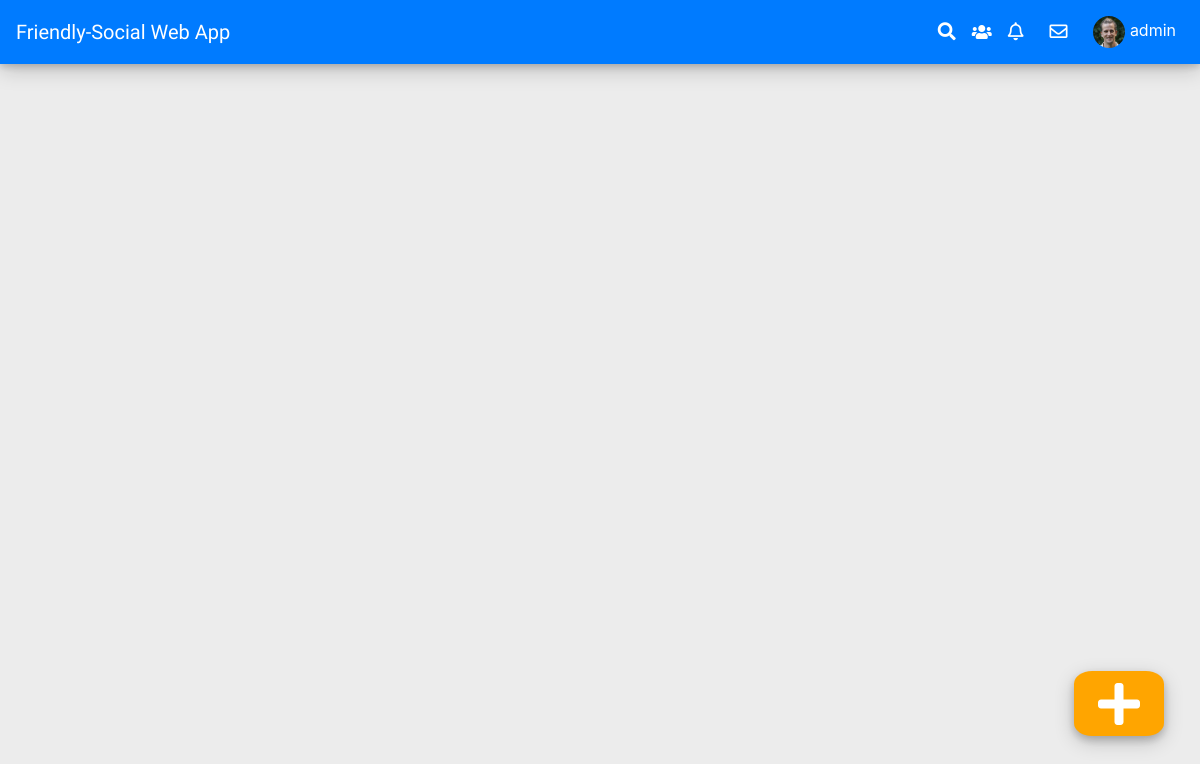
Page /home/ (signed in) on the earlier database version.
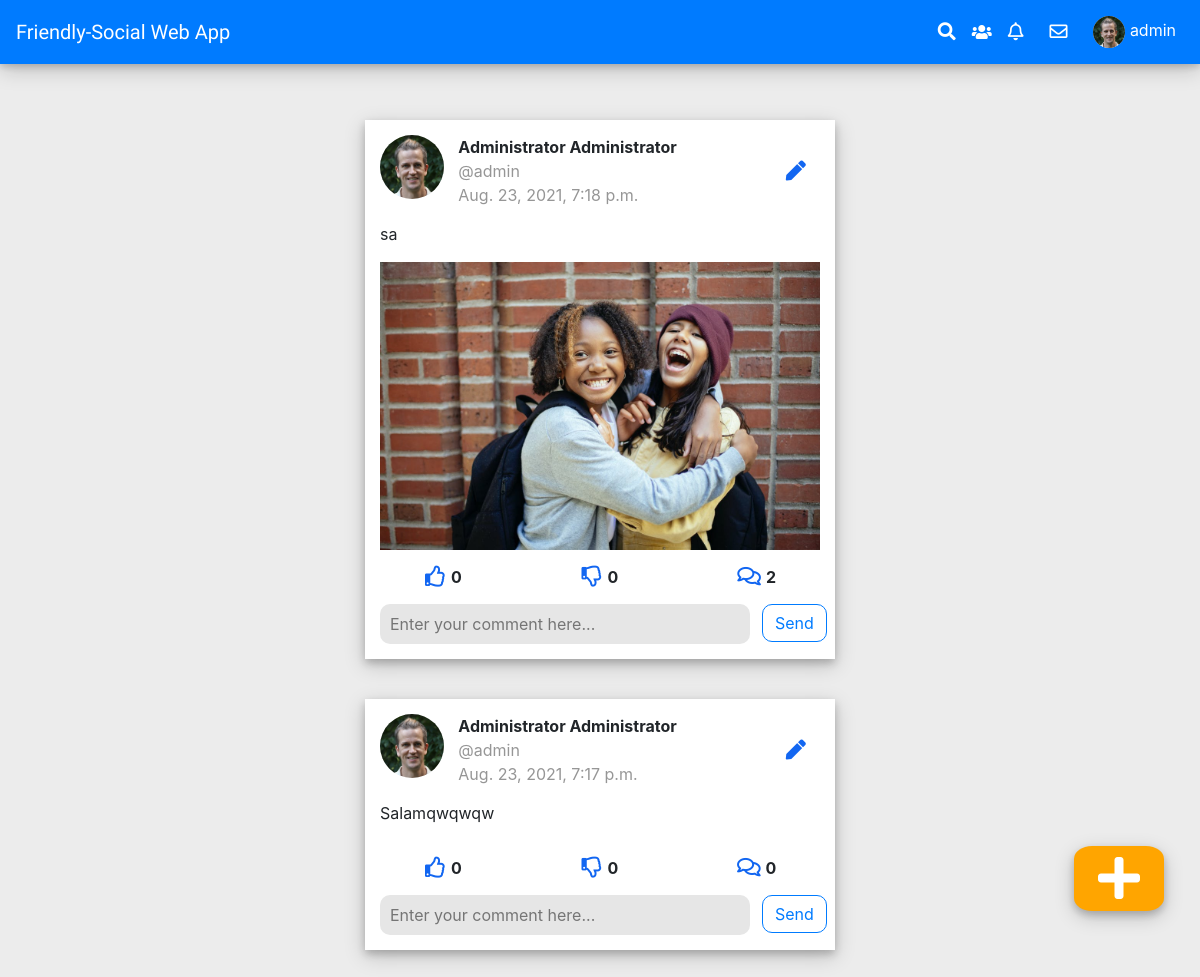
Same page on the later database version.
### profiles/models.py (models this page shows, shortened)
class User(AbstractUser):
    name = models.CharField(max_length=30, blank=True, null=True)
    surname = models.CharField(max_length=30, blank=True, null=True)
    birth_date = models.DateField(null=True, blank=True)
    email = models.EmailField()
    image = models.ImageField(blank=True, null=True, upload_to = 'profile_images')
    bio = models.TextField(max_length=1000, blank=True, null=True)
    friends = models.ManyToManyField(settings.AUTH_USER_MODEL, blank=True, related_name = 'my_friends')
    is_email_verified = models.BooleanField(default=False)
    def __str__(self):
        return self.username
    def get_profile_image(self):
        if not self.image:
            return static('images/default_image.jpg')
        return self.image.url

### post/models.py (models this page shows, shortened)
class Post(models.Model):
    description = models.CharField(max_length=500, blank=True)
    image = models.ImageField(blank=True, null=True, upload_to = 'images/')
    created_date = models.DateTimeField(default=timezone.now)
    owner_of_post = models.ForeignKey(settings.AUTH_USER_MODEL, on_delete = models.CASCADE)
    likes = models.ManyToManyField(settings.AUTH_USER_MODEL, related_name="liked_by", blank=True)
    dislikes = models.ManyToManyField(settings.AUTH_USER_MODEL, related_name="disliked_by", blank=True)

### post/views.py (the view)
# urls.py: path('', CustomListView.as_view(), name='home'),
class CustomListView(ListView):
    template_name = 'home.html'
    model = Post
    context_object_name = 'posts'
    def get_queryset(self):
        if not self.request.user.is_authenticated:
            self.template_name = 'main_page'
        else:
            if self.request.user.username == 'admin':
                return Post.objects.all().order_by('-created_date')
            else:
                merged_list = sorted(
                        chain(Post.objects.filter(owner_of_post__in= self.request.user.friends.all()), Post.objects.filter(owner_of_post = self.request.user)),
                        key=attrgetter('created_date'), reverse=True)
                return merged_list
    def get_context_data(self, **kwargs):
       context = super(CustomListView, self).get_context_data(**kwargs)
       context['commentform'] = CommentForm()
       return context

### post/forms.py
class CommentForm(forms.ModelForm):
    class Meta:
        model = Comments
        fields = ['comment']

### post/templatetags/custom_tags-2.py (called while the page is built)
@register.inclusion_tag('show_notifications2.html', takes_context=True)
def show_notifications2(context):
    request_user = context['request'].user
    notifications = Notification.objects.filter(receiver=request_user).exclude(user_has_seen=True).order_by('-date')
    return {'notifications':notifications}

### post/templatetags/custom_tags.py (called while the page is built)
@register.inclusion_tag('show_notifications.html', takes_context=True)
def show_notifications(context):
    request_user = context['request'].user
    notifications = Notification.objects.filter(receiver=request_user).exclude(user_has_seen=True).order_by('-date')
    return {'notifications':notifications}

### templates/home.html (shortened to what this page needs)
{% extends 'base.html' %}
{% load static %}
{% load custom_tags %}
{% block extra_header %}
    <link rel="stylesheet" href="https://cdnjs.cloudflare.com/ajax/libs/font-awesome/5.15.2/css/all.min.css"/>
    <link rel="stylesheet"  href=" {% static 'css/home_style.css' %}" type="text/css" />
{% endblock %}
{% block content %}
<main>
    <div class="container">
        <div  class="col mx-auto" id="main-column">
            {% for post in posts %}
                <div class="col-12 each-column">
                    <div class="row profile-row">
                        <div class="col-2">
                            <a aria-label="Profiles" href="{% url 'profiles:profile' post.owner_of_post.pk %}">
                                <img src="{{post.owner_of_post.get_profile_image}}" class="avatar avatar-xs-64 avatar-sm-64 avatar-md-64 avatar-lg-64 avatar-xl-64 avatar-xxl-128 bg-light rounded-circle text-white" alt="Circular Image">
                            </a>
                        </div>
                        <div class="col-8 p-0 ">
                            <div class="col" >
                                {% if post.owner_of_post.name %}
                                    <b>{{post.owner_of_post.name}} </b>
                                {% else %}
                                    <b></b>
                                {% endif %}
                                {% if post.owner_of_post.surname %}
                                    <b>{{post.owner_of_post.surname}} </b>
                                {% else %}
                                    <b></b>
                                {% endif %}
                                <span class="owner-username">@{{post.owner_of_post}} </span>
                            </div>
                            <div class="col post-created-date"> {{post.created_date}}</div>
                        </div>
                        <div class="col-2 edit-button">
                            {% if post.owner_of_post == user %}
                            <a  aria-label="Edit Post" href="{% url 'post:edit_post' post.pk %}"  class="col-2 edit-post" >
                                <i class="fas fa-pen"></i>
                            </a>
                            {% endif %}
                        </div>
                    </div>
                    <div class="row">
                        <div class="col-12">
                            <p>{{post.description}}</p>
                        </div>
                    </div>
                    <div class="row">
                        <div class="col-12">
                            {% if post.image %}
                                <div class="post-image">
                                    <img class="post-image-url" width="100%"  src="{{post.image.url}}" alt="Card image cap">
                                </div>
                            {% endif %}
                        </div>
                    </div>
                    <div class="row user-likes-dislikes-comments">
                        <div class="col-4 like-dislike-comment">
                            {% if user in post.likes.all %}
                                <i  id="{{post.id}}" class="fas fa-thumbs-up rate black "></i>
                            {% else %}
                                <i  id="{{post.id}}" class="far fa-thumbs-up rate white" ></i>
                            {% endif %}
                            <div class="like_count" id="{{post.id}}">
                                {{post.likes.all.count}}
                            </div>
                        </div>
                        <div class="col-4 like-dislike-comment">
                            {% if user in post.dislikes.all %}
                                <i id="{{post.id}}" class="fas fa-thumbs-down info rate_dislike black_two info" ></i>
                            {% else %}
                                <i id="{{post.id}}" class="far fa-thumbs-down rate_dislike white_two" ></i>
                            {% endif %}
                            <div class="dislike_count" id="{{post.id}}" > {{post.dislikes.all.count}} </div>
                        </div>
                        <div class="col-4 like-dislike-comment">
                            <div >
                                <i id="{{post.id}}" class="far fa-comments  textarea" ></i>
                                <div class="number_of_coms" id="{{post.id}}"   > {{post.comments_set.count}} </div>
                            </div>
                        </div>
                    </div>
                    <div class="row">
                        <div class="col comment-input"">
                            <input class="input-send-comment comment_text"   id="{{post.id}}"    name="comment" placeholder="Enter your comment here..." ></input>
                        </div>
                        <div class="send">
                            <div>
                                <button id="{{post.id}}"  type="submit" class="btn btn-outline-primary send-button">Send</button>
                            </div>
                        </div>
                    </div>
                </div>
            {% endfor %}
        </div>
    </div>
</main>
{% endblock %}

### templates/base.html (shortened to what this page needs)
{% load static %}
{% load custom_tags %}
{% load custom_tags-2 %}
<!DOCTYPE html>
<html lang="en">
<head>
	<link href="https://cdn.jsdelivr.net/npm/bootstrap@5.0.2/dist/css/bootstrap.min.css" rel="stylesheet">
	<link rel="stylesheet" href="https://stackpath.bootstrapcdn.com/bootstrap/4.5.0/css/bootstrap.min.css">
	<link rel="stylesheet" href="https://maxcdn.bootstrapcdn.com/font-awesome/4.7.0/css/font-awesome.min.css">
	<link rel="stylesheet"  href=" {% static 'css/avatar-ui-bootstrap/dist/avatar.css' %}" type="text/css" />
	<link rel="stylesheet"  href=" {% static 'css/base_style.css' %}" type="text/css" />
	{% block extra_header %}{% endblock %}
</head>
<body>
<nav class="navbar navbar-expand navbar-light bg-primary m-0">
	<a id="main" aria-label="Home" href="{% url 'post:home' %}" class="navbar-brand" id="social-web-app" >Friendly-Social Web App </a>
	<div id="navbarCollapse" class="collapse navbar-collapse justify-content-start">
		<div class="navbar-nav ml-auto">
			<div >
				<a id="new-post-button"  aria-label="New Post" href="{% url 'post:new_post' %}" >
					<i class="fas fa-plus fa-3x" ></i>
				</a>
			</div>
			<div class="nav-item dropdown">
				<a aria-label="search" href="{% url 'profiles:all_friends' %}" class="nav-link " data-toggle="dropdown">
					<i class="fas fa-search menu-items" ></i>
				</a>
			</div>
			<div class="navbar-nav ml-auto">
				<a aria-label="Friends" href="{% url 'profiles:all_friends' %}" class="nav-link " >
					<i class="fas fa-users  menu-items"></i>
				</a>
			</div>
            <div class="dropdown">
                    <a class="nav-item nav-link dropdown-toggle notifications" aria-label="Post and Comment Notifications" href="#" id="navbarDropdown" role="button" data-bs-toggle="dropdown"  aria-expanded="false"><i class="far fa-bell fa-2x dropdown  menu-items "></i></a>
            </div>
			<div class="dropdown">
                    <a class="nav-item nav-link dropdown-toggle notifications" aria-label="Message Notifications" href="#" id="navbarDropdown" role="button" data-bs-toggle="dropdown"  aria-expanded="false"><i class="far fa-envelope fa-2x envelop  menu-items "></i></a>
            </div>
            <div class="nav-item dropdown">
				<a aria-label="Profiles" href="{% url 'profiles:profile' user.pk %}" data-toggle="dropdown" id="username" class="nav-link  user-action"><img src="{{user.get_profile_image}}" class="avatar  avatar-md-32 bg-light rounded-circle text-white" alt="Avatar"> {{user.username}} <b class="caret"></b></a>
			</div>
		</div>
	</div>
</nav>
</body>
{% block content %}
{% endblock %}
</html>

### static/css/base_style.css (style rules this page uses)
body { background-color: rgb(236, 236, 236) !important; }
nav { color: white; }
.navbar { background: #fff; padding-left: 16px; padding-right: 16px; box-shadow: 0 2px 8px 0 rgba(0, 0, 0, 0.2), 0 6px 20px 0 rgba(0, 0, 0, 0.19); position: fixed; top: 0%; width: 100%; z-index: 1000; }
.navbar .navbar-brand { color: #555; padding-left: 0; padding-right: 50px; font-family: 'Merienda One', sans-serif; }
.dropdown-toggle::after { content: none ; }
.navbar .nav-item i { font-size: 18px; }
.navbar a.notifications, .navbar a.messages { position: relative; margin-right: 10px; }
.dropdown-toggle:after { content: none }
#main { align-items: center; max-width: 200px; color: white; }
.navbar-nav { align-items: center; }
#new-post-button { text-decoration: none; height: 65px; display: flex; justify-content: center; flex-direction: column; align-items: center; border-radius: 20%; width: 90px; background-color: orange; position: fixed; bottom: 8%; right: 3%; color: white; z-index: 100; box-shadow: 0 4px 8px 0 rgba(0, 0, 0, 0.2), 0 6px 20px 0 rgba(0, 0, 0, 0.19); text-align: center; font-family: inherit; }
.menu-items { color: white; }
#username { color: white; }
a { text-decoration: none; color: inherit; }
a { text-decoration: none; }

### static/css/home_style.css (style rules this page uses)
#main-column { max-width: 500px; margin-top: 120px; }
.each-column { background-color: white; margin-bottom: 40px; box-shadow: 0 4px 8px 0 rgba(0, 0, 0, 0.2), 0 6px 20px 0 rgba(0, 0, 0, 0.19); }
.profile-row { padding-top: 15px; margin-bottom: 15px; }
.edit-button { display: flex; justify-content: center; align-items: center; padding: 0; border-radius: 10px; transition: .4s; cursor: pointer; border-radius: 50%; text-decoration: none; }
.edit-post { text-decoration: none; color: #1266F1; font-size: 20px; display: flex; justify-content: center; align-items: center; }
.post-created-date { color: rgb(150, 150, 150); }
.user-likes-dislikes-comments { margin-top: 15px; margin-bottom: 15px; }
.like-dislike-comment { display: flex; justify-content: center; align-items: center; }
.comment-input { padding-right: 0; margin-bottom: 15px; }
.send { width: 70px; margin-right:15px ; }
.send-button { border-radius: 10px; display: flex; align-items: center; }
.input-send-comment { padding: 10px; height: 100%; border-radius: 10px; width: 100%; background-color: rgb(230, 230, 230); border: none; }
.post-image, .post-image-url { width: 100%; }
.black, .white, .black_two, .white_two, .like-dislike-comment div i { font-size: 21px; color: #1266F1; cursor: pointer; }
.like_count, .dislike_count { font-weight: bold; display: flex; align-items: center; margin-left: 5px; }
.like-dislike-comment div { display: flex; align-items: center; }
.number_of_coms { font-weight: bold; margin-left: 5px; }
.owner-username { color: rgb(150, 150, 150); }

Differences in the rows shown:
added Post: owner_of_post.get_profile_image (picture), owner_of_post.name "Administrator", owner_of_post.surname "Administrator", owner_of_post "admin", created_date "Aug. 23, 2021, 7:18 p.m.", description "sa", image (picture), likes.all.count "0", dislikes.all.count "0", comments_set.count "2"
added Post: owner_of_post.get_profile_image (picture), owner_of_post.name "Administrator", owner_of_post.surname "Administrator", owner_of_post "admin", created_date "Aug. 23, 2021, 7:17 p.m.", description "Salamqwqwqw", likes.all.count "0", dislikes.all.count "0", comments_set.count "0"
